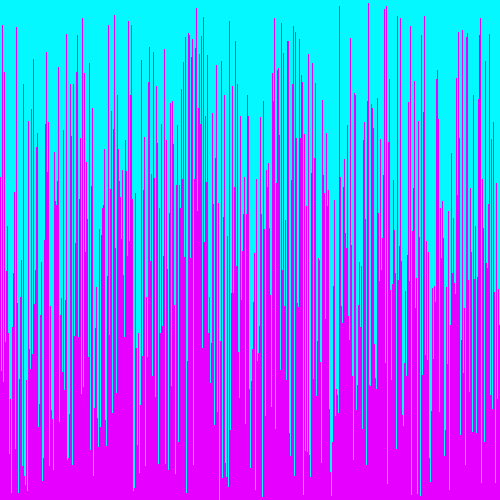
Frame 1 (no input)
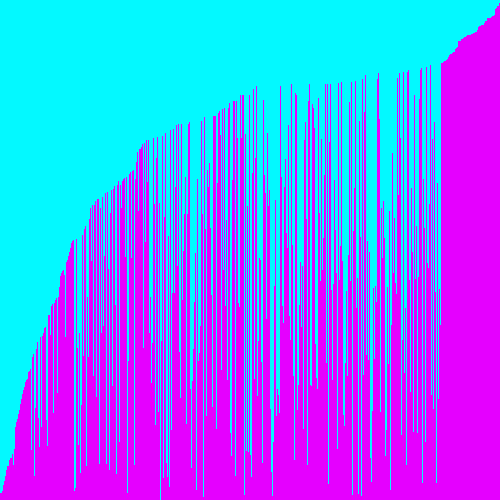
Frame 60 (the mouse pressed at the canvas centre just before this capture)
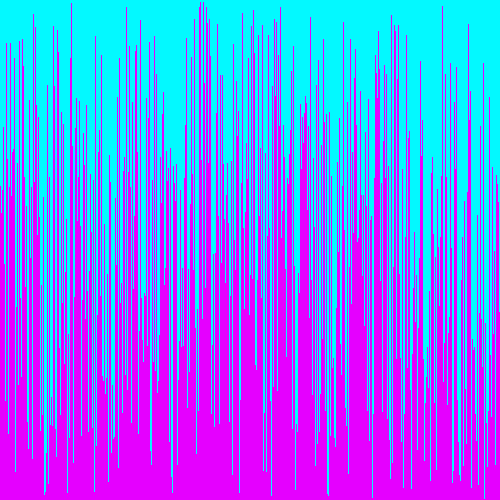
Frame 120 (the mouse held since frame 60 and released just before this capture)

The Processing sketch that drew these frames (run headless with seeded random() and noise(); from frame 60 on, the mouse is pressed at the canvas centre):

// Processing sketch: sketch_200602a
// ── sketch_200602a.pde
//1. create an array of ints. don't initialize it yet.
int[] array;

void setup() {
  //2. set the size of your window
  size(500, 500);
  //  if you are using Processing 3, you cannot use variables
  //  because the developers don't know how programming is supposed to work.

  //3. initialize your array with the built in width variable
  array = new int[width];
  
  //4. initialize the ints in the array with random numbers
  
  for (int i = 0; i < array.length; i++) {
    array[i] = (int) random(0, height);
  }
  //   from 0 to the built in height variable

  //5. call the noStroke() method
  noStroke();

}

void draw() {
  //6. set the background color with background(r, g, b);
  background(#03F9FF);

  //7. set the color for your graph
  fill(#E500FF);

  //8. draw a rectangle for each int in your array.
  //   the x value will be the current index in the array
  //   the y value will the height variable
  //   the width is 1 (one)
  //   the height is negative the value of the element at the current index of the array
  for (int i = 0; i < array.length; i++) {
    rect(i, height, 1, array[i] * (-1) );
  }


  //9. call the stepSort method
  stepSort(array);

  //10. extract the code that randomizes the array into a method.

  //11. call the method you made in step 10 when the mouse is pressed
  if (mousePressed) {
    randomize(array);
  }

}

void stepSort(int[] arr) {
  for (int i = 1; i < arr.length; i++) {
    if (arr[i - 1] > arr[i]) {
      int t = arr[i];
      arr[i] = arr[i - 1];
      arr[i - 1] = t;
    }
  }
}

void randomize(int[] array) {
  for (int i = 0; i < array.length; i++) {
    array[i] = (int) random(0, height);
  }

}
